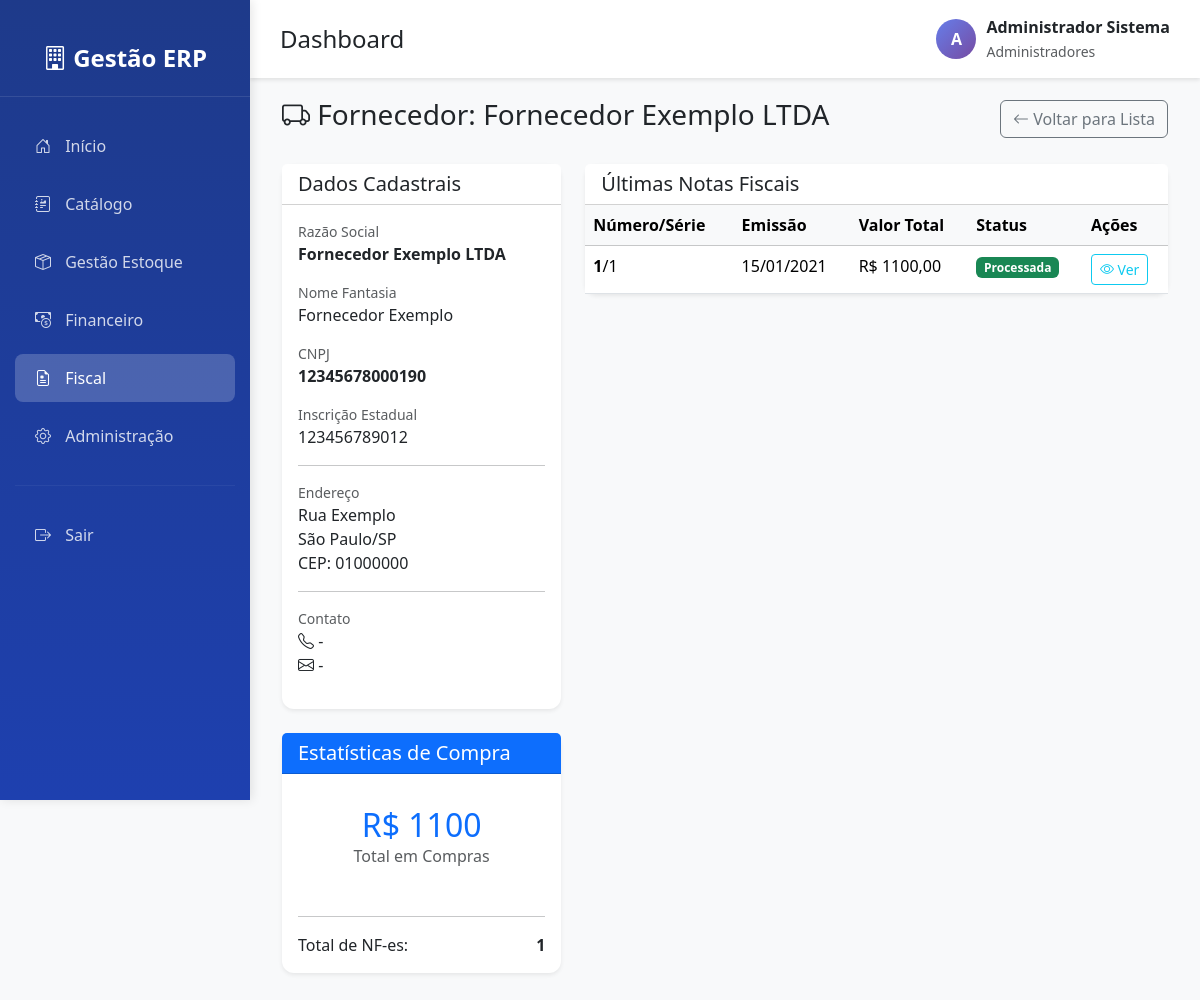
The page /fiscal/fornecedores/1/ (signed in) on the database its author committed.
### fiscal/models.py (models this page shows, shortened)
class Fornecedor(models.Model):
    razao_social = models.CharField(
        max_length=200,
        verbose_name="Razão Social",
        help_text="Razão social do fornecedor"
    )
    nome_fantasia = models.CharField(
        max_length=200,
        blank=True,
        null=True,
        verbose_name="Nome Fantasia",
        help_text="Nome fantasia do fornecedor"
    )
    cnpj = models.CharField(
        max_length=18,
        unique=True,
        verbose_name="CNPJ",
        help_text="CNPJ do fornecedor (formato: 00.000.000/0000-00)"
    )
    inscricao_estadual = models.CharField(
        max_length=20,
        blank=True,
        null=True,
        verbose_name="Inscrição Estadual"
    )
    endereco = models.CharField(
        max_length=300,
        blank=True,
        null=True,
        verbose_name="Endereço"
    )
    cidade = models.CharField(
        max_length=100,
        blank=True,
        null=True,
        verbose_name="Cidade"
    )
    estado = models.CharField(
        max_length=2,
        blank=True,
        null=True,
        verbose_name="Estado (UF)"
    )
    cep = models.CharField(
        max_length=10,
        blank=True,
        null=True,
        verbose_name="CEP"
    )
    telefone = models.CharField(
        max_length=20,
        blank=True,
        null=True,
        verbose_name="Telefone"
    )
    email = models.EmailField(
        blank=True,
        null=True,
        verbose_name="Email"
    )
    ativo = models.BooleanField(
        default=True,
        verbose_name="Fornecedor Ativo"
    )
    usuario_criacao = models.ForeignKey(
        User,
        on_delete=models.PROTECT,
        related_name='fornecedores_criados',
        default=1,
        verbose_name="Criado por"
    )
    data_criacao = models.DateTimeField(
        auto_now_add=True,
        verbose_name="Data de Criação"
    )
    class Meta:
        verbose_name = "Fornecedor"
        verbose_name_plural = "Fornecedores"
        ordering = ['razao_social']

class NotaFiscalEletronica(models.Model):
    STATUS_CHOICES = (
        ('PENDENTE', 'Pendente de Processamento'),
        ('PROCESSADA', 'Processada com Sucesso'),
        ('ERRO', 'Erro no Processamento'),
        ('CANCELADA', 'Cancelada'),
    )
    chave_acesso = models.CharField(
        max_length=44,
        unique=True,
        verbose_name="Chave de Acesso",
        help_text="Chave de acesso da NF-e (44 dígitos)"
    )
    numero = models.CharField(
        max_length=20,
        verbose_name="Número da NF-e"
    )
    serie = models.CharField(
        max_length=10,
        verbose_name="Série"
    )
    fornecedor = models.ForeignKey(
        Fornecedor,
        on_delete=models.PROTECT,
        related_name='notas_fiscais',
        verbose_name="Fornecedor"
    )
    data_emissao = models.DateField(
        verbose_name="Data de Emissão"
    )
    valor_total = models.DecimalField(
        max_digits=12,
        decimal_places=2,
        validators=[MinValueValidator(Decimal('0.00'))],
        verbose_name="Valor Total"
    )
    valor_produtos = models.DecimalField(
        max_digits=12,
        decimal_places=2,
        validators=[MinValueValidator(Decimal('0.00'))],
        verbose_name="Valor dos Produtos"
    )
    valor_icms = models.DecimalField(
        max_digits=12,
        decimal_places=2,
        default=Decimal('0.00'),
        verbose_name="Valor ICMS"
    )
    valor_ipi = models.DecimalField(
        max_digits=12,
        decimal_places=2,
        default=Decimal('0.00'),
        verbose_name="Valor IPI"
    )
    valor_pis = models.DecimalField(
        max_digits=12,
        decimal_places=2,
        default=Decimal('0.00'),
        verbose_name="Valor PIS"
    )
    valor_cofins = models.DecimalField(
        max_digits=12,
        decimal_places=2,
        default=Decimal('0.00'),
        verbose_name="Valor COFINS"
    )
    valor_frete = models.DecimalField(
        max_digits=12,
        decimal_places=2,
        default=Decimal('0.00'),
        verbose_name="Valor do Frete"
    )
    valor_desconto = models.DecimalField(
        max_digits=12,
        decimal_places=2,
        default=Decimal('0.00'),
        verbose_name="Valor de Desconto"
    )
    natureza_operacao = models.CharField(
        max_length=100,
        verbose_name="Natureza da Operação"
    )
    cfop = models.CharField(
        max_length=10,
        verbose_name="CFOP",
        help_text="Código Fiscal de Operações e Prestações"
    )
    xml_arquivo = models.FileField(
        upload_to='nfe_xml/%Y/%m/',
        verbose_name="Arquivo XML"
    )
    status = models.CharField(
        max_length=20,
        choices=STATUS_CHOICES,
        default='PENDENTE',
        verbose_name="Status"
    )
    observacoes = models.TextField(
        blank=True,
        null=True,
        verbose_name="Observações"
    )
    usuario_importacao = models.ForeignKey(
        User,
        on_delete=models.PROTECT,
        related_name='nfes_importadas',
        default=1,
        verbose_name="Importado por"
    )
    data_importacao = models.DateTimeField(
        auto_now_add=True,
        verbose_name="Data de Importação"
    )
    class Meta:
        verbose_name = "Nota Fiscal Eletrônica"
        verbose_name_plural = "Notas Fiscais Eletrônicas"
        ordering = ['-data_emissao', '-numero']

### fiscal/views.py (the view)
# urls.py: path('fornecedores/<int:pk>/', views.detalhe_fornecedor, name='detalhe_fornecedor'),
@login_required
def detalhe_fornecedor(request, pk):
    fornecedor = get_object_or_404(Fornecedor, pk=pk)
    nfes = fornecedor.notas_fiscais.order_by('-data_emissao')[:20]
    total_compras = fornecedor.notas_fiscais.filter(
        status='PROCESSADA'
    ).aggregate(total=Sum('valor_total'))['total'] or 0
    total_nfes = fornecedor.notas_fiscais.count()
    context = {
        'fornecedor': fornecedor,
        'nfes': nfes,
        'total_compras': total_compras,
        'total_nfes': total_nfes,
    }
    return render(request, 'fiscal/detalhe_fornecedor.html', context)

### templates/fiscal/detalhe_fornecedor.html (shortened to what this page needs)
{% extends "base.html" %}
{% load static %}
{% block content %}
<div class="container-fluid">
    <div class="row">
        <div class="col-12">
            <div class="d-flex justify-content-between align-items-center mb-4">
                <h1 class="h3">
                    <i class="bi bi-truck"></i> Fornecedor: {{ fornecedor.razao_social }}
                </h1>
                <a href="{% url 'fiscal:lista_fornecedores' %}" class="btn btn-outline-secondary">
                    <i class="bi bi-arrow-left"></i> Voltar para Lista
                </a>
            </div>
            <div class="row">
                <div class="col-md-4">
                    <div class="card shadow-sm mb-4">
                        <div class="card-header bg-white">
                            <h5 class="card-title mb-0">Dados Cadastrais</h5>
                        </div>
                        <div class="card-body">
                            <div class="mb-3">
                                <label class="text-muted small d-block">Razão Social</label>
                                <span class="fw-bold">{{ fornecedor.razao_social }}</span>
                            </div>
                            <div class="mb-3">
                                <label class="text-muted small d-block">Nome Fantasia</label>
                                <span>{{ fornecedor.nome_fantasia|default:"-" }}</span>
                            </div>
                            <div class="mb-3">
                                <label class="text-muted small d-block">CNPJ</label>
                                <span class="fw-bold">{{ fornecedor.cnpj }}</span>
                            </div>
                            <div class="mb-3">
                                <label class="text-muted small d-block">Inscrição Estadual</label>
                                <span>{{ fornecedor.inscricao_estadual|default:"-" }}</span>
                            </div>
                            <hr>
                            <div class="mb-3">
                                <label class="text-muted small d-block">Endereço</label>
                                <span>{{ fornecedor.endereco|default:"-" }}</span><br>
                                <span>{{ fornecedor.cidade|default:"-" }}/{{ fornecedor.estado|default:"-" }}</span><br>
                                <span>CEP: {{ fornecedor.cep|default:"-" }}</span>
                            </div>
                            <hr>
                            <div class="mb-3">
                                <label class="text-muted small d-block">Contato</label>
                                <i class="bi bi-telephone"></i> {{ fornecedor.telefone|default:"-" }}<br>
                                <i class="bi bi-envelope"></i> {{ fornecedor.email|default:"-" }}
                            </div>
                        </div>
                    </div>
                    <div class="card shadow-sm mb-4">
                        <div class="card-header bg-primary text-white">
                            <h5 class="card-title mb-0">Estatísticas de Compra</h5>
                        </div>
                        <div class="card-body">
                            <div class="text-center py-3">
                                <h2 class="text-primary mb-0">R$ {{ total_compras }}</h2>
                                <p class="text-muted">Total em Compras</p>
                            </div>
                            <hr>
                            <div class="d-flex justify-content-between">
                                <span>Total de NF-es:</span>
                                <span class="fw-bold">{{ total_nfes }}</span>
                            </div>
                        </div>
                    </div>
                </div>
                <div class="col-md-8">
                    <div class="card shadow-sm">
                        <div class="card-header bg-white">
                            <h5 class="card-title mb-0">Últimas Notas Fiscais</h5>
                        </div>
                        <div class="card-body p-0">
                            <div class="table-responsive">
                                <table class="table table-hover mb-0">
                                    <thead class="table-light">
                                        <tr>
                                            <th>Número/Série</th>
                                            <th>Emissão</th>
                                            <th>Valor Total</th>
                                            <th>Status</th>
                                            <th>Ações</th>
                                        </tr>
                                    </thead>
                                    <tbody>
                                        {% for nfe in nfes %}
                                        <tr>
                                            <td><strong>{{ nfe.numero }}</strong>/{{ nfe.serie }}</td>
                                            <td>{{ nfe.data_emissao|date:"d/m/Y" }}</td>
                                            <td>R$ {{ nfe.valor_total }}</td>
                                            <td>
                                                {% if nfe.status == 'PROCESSADA' %}
                                                    <span class="badge bg-success">Processada</span>
                                                {% else %}
                                                    <span class="badge bg-secondary">{{ nfe.status }}</span>
                                                {% endif %}
                                            </td>
                                            <td>
                                                <a href="{% url 'fiscal:detalhe_nfe' nfe.pk %}" class="btn btn-sm btn-outline-info">
                                                    <i class="bi bi-eye"></i> Ver
                                                </a>
                                            </td>
                                        </tr>
                                        {% empty %}
                                        <tr>
                                            <td colspan="5" class="text-center py-4 text-muted">
                                                Nenhuma nota fiscal encontrada para este fornecedor.
                                            </td>
                                        </tr>
                                        {% endfor %}
                                    </tbody>
                                </table>
                            </div>
                        </div>
                    </div>
                </div>
            </div>
        </div>
    </div>
</div>
{% endblock %}

### templates/base.html (shortened to what this page needs)
{% load static %}
<!DOCTYPE html>
<html lang="pt-br">
<head>
    <link href="https://cdn.jsdelivr.net/npm/bootstrap@5.3.3/dist/css/bootstrap.min.css" rel="stylesheet">
    <link rel="stylesheet" href="https://cdn.jsdelivr.net/npm/bootstrap-icons@1.11.3/font/bootstrap-icons.min.css">
    <link rel="stylesheet" href="https://cdnjs.cloudflare.com/ajax/libs/font-awesome/6.5.1/css/all.min.css">
</head>
<body>
    <div class="sidebar" id="sidebar">
        <div class="logo">
            <i class="bi bi-building"></i> Gestão ERP
        </div>
        <nav class="nav flex-column">
            <a class="nav-link {% if request.resolver_match.url_name == 'index' %}active{% endif %}" href="{% url 'index' %}">
                <i class="bi bi-house-door"></i> Início
            </a>
            <a class="nav-link {% if 'catalogo' in request.path %}active{% endif %}" href="{% url 'estoque:catalogo' %}">
                <i class="bi bi-journal-richtext"></i> Catálogo
            </a>
            {% if perms.estoque.add_movimentacaoestoque or user.is_superuser %}
            <a class="nav-link {% if 'estoque' in request.path and 'catalogo' not in request.path %}active{% endif %}" href="{% url 'estoque:dashboard' %}">
                <i class="bi bi-box-seam"></i> Gestão Estoque
            </a>
            {% endif %}
            {% if perms.financeiro.view_receita or user.is_superuser %}
            <a class="nav-link {% if 'financeiro' in request.path %}active{% endif %}" href="{% url 'financeiro:dashboard' %}">
                <i class="bi bi-cash-coin"></i> Financeiro
            </a>
            {% endif %}
            {% if perms.fiscal.view_produto or user.is_superuser %}
            <a class="nav-link {% if 'fiscal' in request.path %}active{% endif %}" href="{% url 'fiscal:dashboard' %}">
                <i class="bi bi-file-earmark-medical"></i> Fiscal
            </a>
            {% endif %}
            {% if user.is_staff or user.is_superuser %}
            <a class="nav-link" href="{% url 'admin:index' %}" target="_blank">
                <i class="bi bi-gear"></i> Administração
            </a>
            {% endif %}
            <hr style="border-color: rgba(255,255,255,0.2); margin: 20px 15px;">
            <a class="nav-link" href="{% url 'logout' %}">
                <i class="bi bi-box-arrow-right"></i> Sair
            </a>
        </nav>
    </div>
    <div class="main-content">
        <div class="top-bar">
            <div>
                <h4 class="mb-0 d-none d-md-inline">{% block page_title %}Dashboard{% endblock %}</h4>
            </div>
            <div class="user-info">
                <div class="user-avatar">
                    {{ user.first_name.0|default:user.username.0|upper }}
                </div>
                <div>
                    <div style="font-weight: 600;">{{ user.get_full_name|default:user.username }}</div>
                    <small class="text-muted">
                        {% if user.groups.all %}
                            {{ user.groups.first.name }}
                        {% elif user.is_superuser %}
                            Administrador Geral
                        {% else %}
                            Usuário
                        {% endif %}
                    </small>
                </div>
            </div>
        </div>
        {% block content %}
        {% endblock %}
    </div>
</body>
</html>

### rows shown on the page
Fornecedor: razao_social "Fornecedor Exemplo LTDA", nome_fantasia "Fornecedor Exemplo", cnpj "12345678000190", inscricao_estadual "123456789012", endereco "Rua Exemplo", cidade "São Paulo", estado "SP", cep "01000000", telefone "-", email "-"
NotaFiscalEletronica: numero "1", serie "1", data_emissao "15/01/2021", valor_total "1100,00", status "Processada"

### other values the page prints
{{ user.first_name.0|default:user.username.0|upper }} "A"
{{ user.get_full_name|default:user.username }} "Administrador Sistema"
{{ user.groups.first.name }} "Administradores"
{{ total_compras }} "1100"
{{ total_nfes }} "1"
